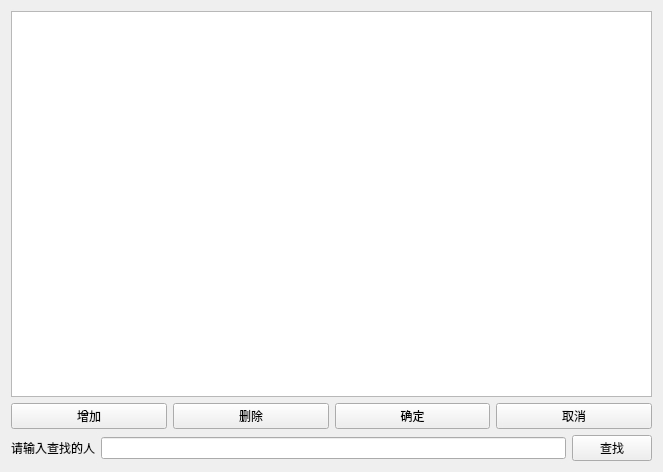
<?xml version="1.0" encoding="UTF-8"?>
<ui version="4.0">
 <class>Widget</class>
 <widget class="QWidget" name="Widget">
  <property name="geometry">
   <rect>
    <x>0</x>
    <y>0</y>
    <width>663</width>
    <height>472</height>
   </rect>
  </property>
  <property name="windowTitle">
   <string>Widget</string>
  </property>
  <layout class="QGridLayout" name="gridLayout">
   <item row="1" column="0">
    <widget class="QPushButton" name="buttonAdd">
     <property name="text">
      <string>增加</string>
     </property>
    </widget>
   </item>
   <item row="1" column="1">
    <widget class="QPushButton" name="buttonDel">
     <property name="text">
      <string>删除</string>
     </property>
    </widget>
   </item>
   <item row="1" column="2">
    <widget class="QPushButton" name="buttonSure">
     <property name="text">
      <string>确定</string>
     </property>
    </widget>
   </item>
   <item row="1" column="3">
    <widget class="QPushButton" name="buttonCancel">
     <property name="text">
      <string>取消</string>
     </property>
    </widget>
   </item>
   <item row="2" column="0" colspan="4">
    <layout class="QHBoxLayout" name="horizontalLayout">
     <item>
      <widget class="QLabel" name="label">
       <property name="text">
        <string>请输入查找的人</string>
       </property>
      </widget>
     </item>
     <item>
      <widget class="QLineEdit" name="lineEdit"/>
     </item>
     <item>
      <widget class="QPushButton" name="buttonFind">
       <property name="text">
        <string>查找</string>
       </property>
      </widget>
     </item>
    </layout>
   </item>
   <item row="0" column="0" colspan="4">
    <widget class="QTableView" name="tableView"/>
   </item>
  </layout>
 </widget>
 <layoutdefault spacing="6" margin="11"/>
 <resources/>
 <connections/>
</ui>
